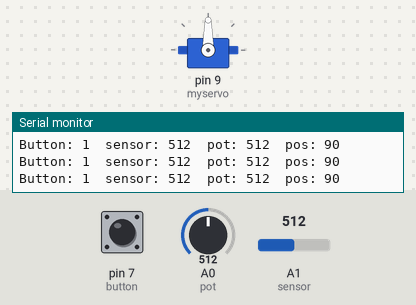
A sketch run on a simulated Arduino Uno, built with avr-gcc and run on an emulated ATmega328P. Shown: servo, the last lines printed to the serial monitor. The inputs (shaded band) are chosen by the test bench; at power-on: A0 (pot) = 512, A1 (sensor) = 512, pin 7 (button) HIGH.

Above: at 1.2 s.
1.3 s: A0 (pot) set to 554
At 2.8 s:
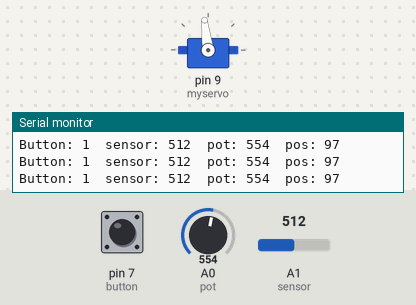
4.3 s: A0 (pot) set to 580
At 4.6 s:
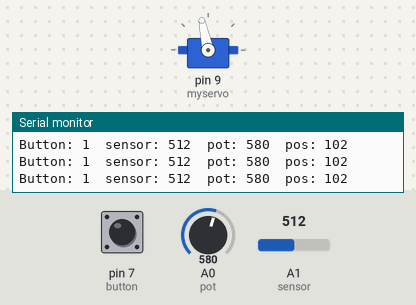
5.8 s: A0 (pot) set to 988
At 6.9 s:
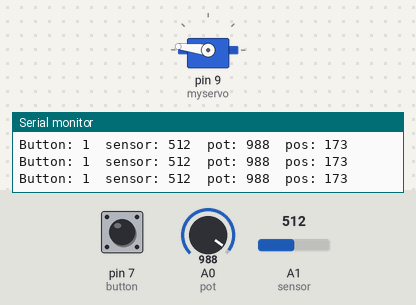
7.3 s: A0 (pot) set to 1007
At 8.0 s:
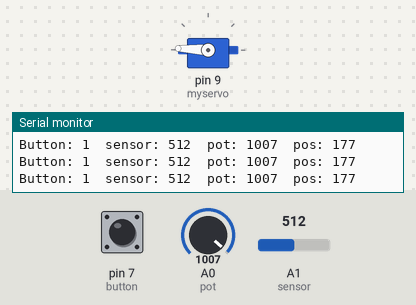
10.3 s: A0 (pot) set to 900
At 10.7 s:
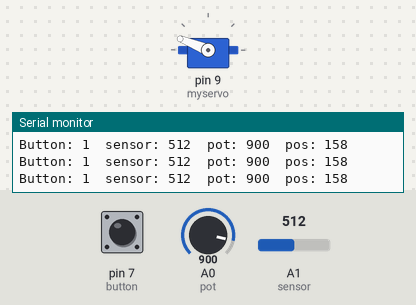
11.8 s: A1 (sensor) set to 989
13.3 s: A1 (sensor) set to 1015
Timing chart, 0 to 16.3 s (numbered marks = the images above; inputs shaded):
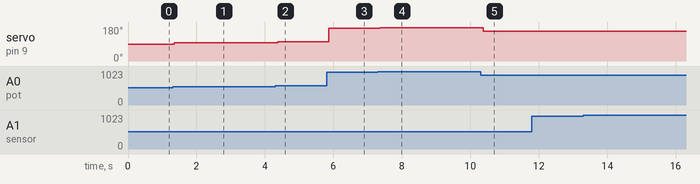

The sketch:

SensorTest.ino
```cpp
#include <Servo.h>

#include <Adafruit_MotorShield.h>

Servo myservo;  // create servo object to control a servo
// twelve servo objects can be created on most boards

int pos = 0;    // variable to store the servo position
int dir = 0;
int dir_mag = 20;

const int pot    = A0;
const int sensor = A1;
const int button = 7;

int button_state =0;
int sensor_reading;
int pot_reading;


const int maxval = 1023;
const int minval = 0;

const int max_fsr_circle = 990;
const int min_fsr_circle = 0;


const int max_fsr_pad = 1009;
const int min_fsr_pad = 0;

int val_range = 0;
int percent = 0;
float servorange = 180.0;

void setup() {
  // put your setup code here, to run once:
  pinMode(button,INPUT_PULLUP);
  pinMode(pot,INPUT);
  pinMode(sensor,INPUT);
  Serial.begin(9600);
  myservo.attach(9);  // attaches the servo on pin 9 to the servo object
  val_range = maxval-minval;
}

void loop() {
  // put your main code here, to run repeatedly:
  button_state = digitalRead(button);
  sensor_reading = analogRead(sensor);
  pot_reading = analogRead(pot);


  pos = servorange*pot_reading/val_range;


  Serial.println(" ");
  Serial.print("Button: ");
  Serial.print(button_state);
  Serial.print("  sensor: ");
  Serial.print(sensor_reading);
  Serial.print("  pot: ");
  Serial.print(pot_reading);
  Serial.print("  pos: ");
  Serial.print(pos);


  //if(pos>180){dir = -dir_mag;}
  //if(pos<1){dir = dir_mag;}
  //pos = pos+dir;
  myservo.write(pos);              // tell servo to go to position in variable 'pos'
  //delay(15);                       // waits 15ms for the servo to reach the position
}
```

Measured:
- after the input at 1.3 s, servo on pin 9 (myservo): 90° → 97° after 0.05 s
- after the input at 4.3 s, servo on pin 9 (myservo): 97° → 102° after 0.07 s
- after the input at 5.8 s, servo on pin 9 (myservo): 102° → 173° after 0.07 s
- after the input at 7.3 s, servo on pin 9 (myservo): 173° → 177° after 0.07 s
- after the input at 10.3 s, servo on pin 9 (myservo): 177° → 158° after 0.08 s
